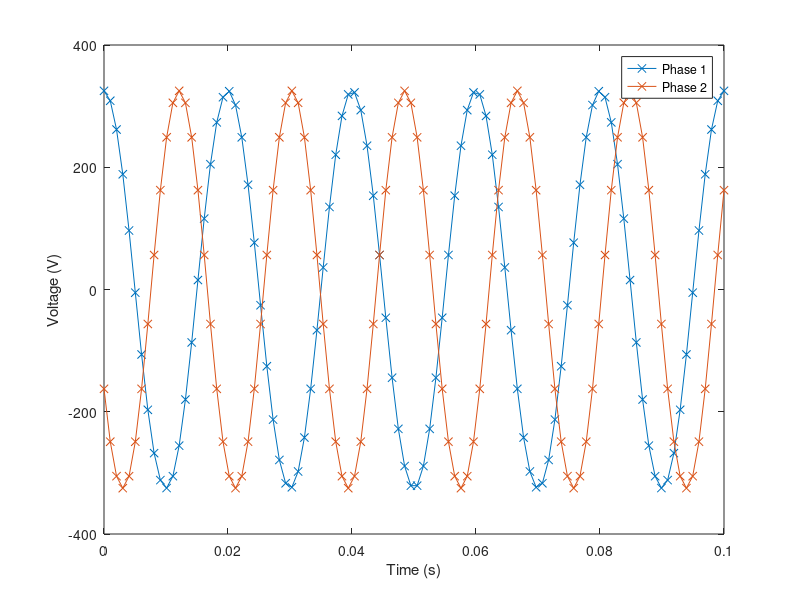

Here is the MATLAB script that generated this plot: (Note: this script raises an error after producing the figure.)
t = linspace( 0, 0.1, 100 );
y = 325 * cos( 50 * 2 * pi * t );
plot( t, y, '-x' );
xlabel('Time (s)');
ylabel('Voltage (V)');
y2 = 325 * cos( 55 * 2 * pi * t + 2/3 * pi );
hold on;
plot( t, y2, '-x' );
legend('Phase 1', 'Phase 2');
addpath('/home/carlosal1015/GitHub/matlab2tikz/src')
feval('matlab2tikz')